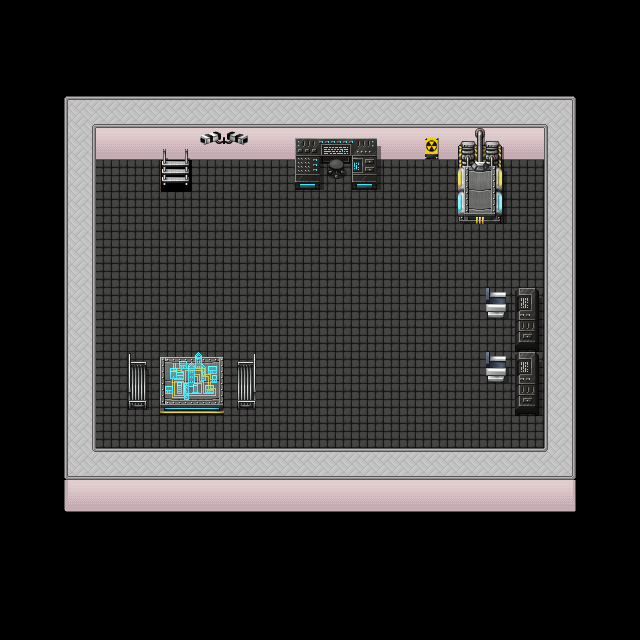

This game map was drawn from its Tiled (.tmx) file and the tilesets committed beside it. A one-line description and the trimmed map source follow:
An orthogonal 20x20 tile map with 32x32 px tiles, 3 tile layers (Terreno, Objetos, Colisao), 3 tilesets.

<map version="1.10" tiledversion="1.12.1" orientation="orthogonal" renderorder="right-down" width="20" height="20" tilewidth="32" tileheight="32" infinite="0" nextlayerid="6" nextobjectid="1">
 <tileset firstgid="1" name="tileset1" tilewidth="32" tileheight="32" tilecount="570" columns="15">
  <image source="tileset1.png" width="480" height="1216" />
  <tile id="1">
   <properties>
    <property name="obstacle" value="1" />
   </properties>
  </tile>
  <tile id="7">
   <properties>
    <property name="destination" value="outpost2.tmx" />
    <property name="locked" value="0" />
    <property name="target_x" value="5" />
    <property name="target_y" value="6" />
    <property name="target_direction" value="down" />
   </properties>
  </tile>
 </tileset>
 <tileset firstgid="571" name="tileset4" tilewidth="32" tileheight="32" tilecount="128" columns="8">
  <image source="tileset4.png" width="256" height="512" />
 </tileset>
 <tileset firstgid="699" name="tileset5" tilewidth="32" tileheight="32" tilecount="256" columns="16">
  <image source="tileset5.png" width="512" height="512" />
 </tileset>
 <layer id="1" name="Terreno" width="20" height="20">
  <data>[400 cells, 208 non-empty, 11 distinct tile ids]</data>
 </layer>
 <layer id="3" name="Objetos" width="20" height="20">
  <data>[400 cells, 31 non-empty, 28 distinct tile ids]</data>
 </layer>
 <layer id="5" name="Colisao" width="20" height="20" opacity="0">
  <data>[400 cells, 400 non-empty, 3 distinct tile ids]</data>
 </layer>
</map>
